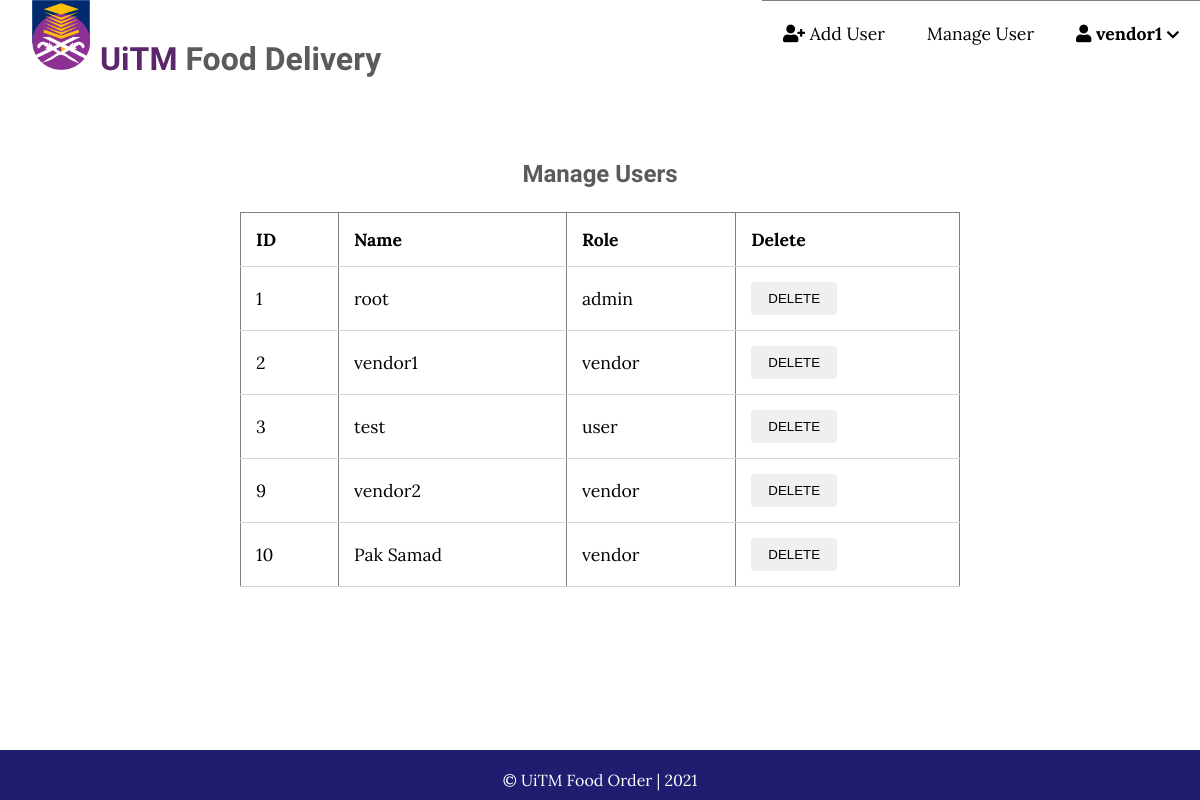
The page /users/admin/index.php (signed in) on the database its author committed.
### tables this page shows
CREATE TABLE `users` (
  `userID` int(11) NOT NULL,
  `username` varchar(45) NOT NULL,
  `password` varchar(45) NOT NULL,
  `userType` varchar(6) NOT NULL,
  `timestamp` timestamp NOT NULL DEFAULT current_timestamp()
);

### users/admin/index.php (the view, shortened to what this page needs)
<?php
	include('../../server.php');
?>
<!DOCTYPE html>
<html lang="en">
    <head>
        <link rel="stylesheet"
            href="https://use.fontawesome.com/releases/v5.7.2/css/all.css"
>
        <link rel="stylesheet" href="../../css/styling.css">
        <link rel="stylesheet" href="../../css/admin.css">
    </head>
    <body>
        <?php include('header.php'); ?>
        <div class="admin-content">
            <div class="content" id="market">
                <h2 class="page-title">Manage Users</h2>
                <?php
                    $query = 'SELECT * FROM users';
                    $result = mysqli_query($con, $query);
                ?>
                <table width="100%" border="1" style="border-collapse:collapse;">
                <thead>
                <tr>
                <th><strong>ID</strong></th>
                <th><strong>Name</strong></th>
                <th><strong>Role</strong></th>
                <th><strong>Delete</strong></th>
                </tr>
                </thead>
                <tbody>
                <?php
                    if(mysqli_num_rows($result) > 0) {
                        while($row = mysqli_fetch_assoc($result)) {
                            ?>
                            <tr>
                                <td><?php echo $row['userID']; ?></td>
                                <td><?php echo $row['username']; ?></td>
                                <td><?php echo $row['userType']; ?></td>
                                <td>
                                    <form action="index.php" method="post">
                                        <button name="delete-btn" class="btn clickable" onclick="return confirm('Are you sure?')"> DELETE</button>
                                    </form>
                                </td>
                            </tr>
                            <?php
                        }
                    } else { ?>
                        <h3>No User Found</h3> <?php
                    }
                    ?>
                </tbody>
                </table>
                <br>
            </div>
        </div>
        <?php include('../footer.php'); ?>
    </body>
</html>

### css/styling.css (style rules this page uses)
* { box-sizing: border-box; -ms-overflow-style: none; scrollbar-width: none; }
html, body { height: 100%; padding: 0px; margin: 0px; font-family: 'Lora', serif; }
h1,h2,h3,h4,h5,h6 { font-family: 'Candal', serif; color: #5c5b5b; margin: 5px; }
.content { width: 60%; margin: 80px auto 10px; min-height: calc(100vh - 220px); }
.btn { padding: .5rem 1rem; border: 1px solid transparent; border-radius: .25rem; }
.page-title { text-align: center; margin-bottom: 1.5rem; }
#market button { cursor: pointer; }

### css/admin.css (style rules this page uses)
.admin-content .page-title { text-align: center; margin-bottom: 1.5rem; }
table { width: 100%; border-collapse: collapse; font-size: 1.1rem; }
th, td { padding: 15px; text-align: left; border-bottom: 1px solid #d3d3d3; }

### rows shown on the page
users: userID "1", username "root", userType "admin"
users: userID "2", username "vendor1", userType "vendor"
users: userID "3", username "test", userType "user"
users: userID "9", username "vendor2", userType "vendor"
users: userID "10", username "Pak Samad", userType "vendor"

### other values the page prints
$_SESSION['user']['username'] "vendor1"
